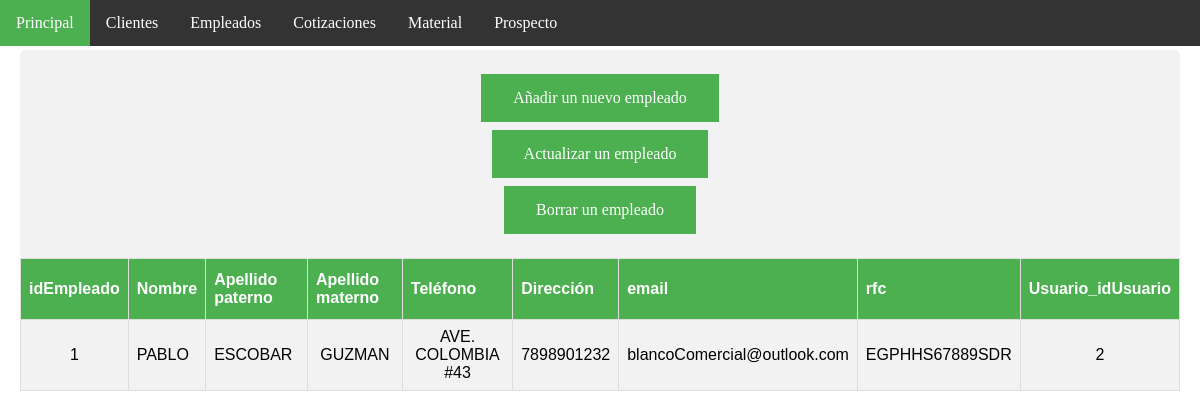
The page /empleadoAdmon.php on the database as committed earlier.
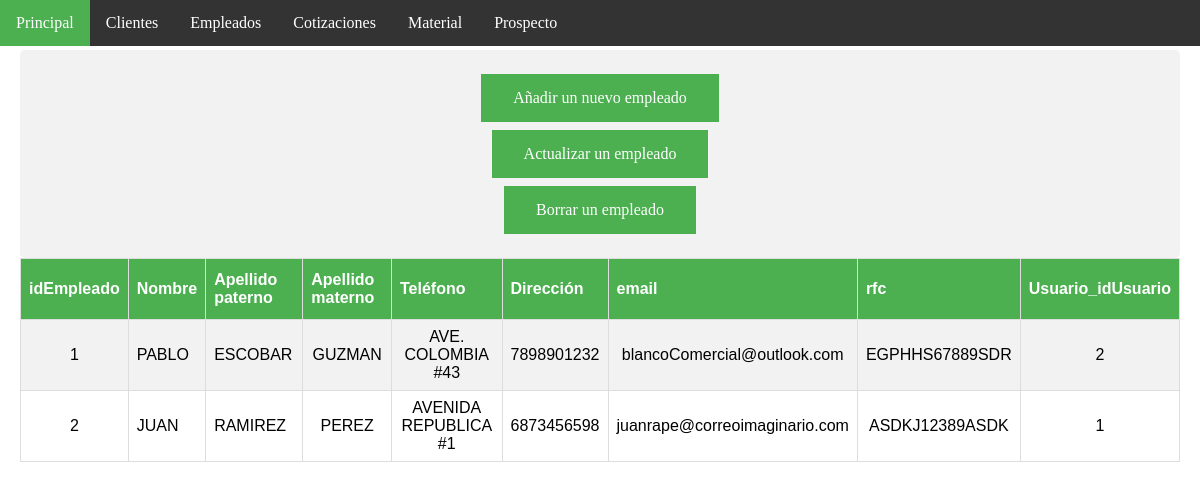
The same page on the database as committed later.
### tables this page shows
CREATE TABLE `empleado` (
  `idEmpleado` int(11) NOT NULL AUTO_INCREMENT,
  `nombre` varchar(45) NOT NULL,
  `ape-pat` varchar(45) NOT NULL,
  `ape-mat` varchar(45) NOT NULL,
  `telefono` varchar(45) NOT NULL,
  `direccion` varchar(45) NOT NULL,
  `email` varchar(45) NOT NULL,
  `rfc` varchar(45) NOT NULL,
  `Usuario_idUsuario` int(11) NOT NULL,
  PRIMARY KEY (`idEmpleado`,`Usuario_idUsuario`),
  KEY `fk_Empleado_Usuario1_idx` (`Usuario_idUsuario`),
  CONSTRAINT `fk_Empleado_Usuario1` FOREIGN KEY (`Usuario_idUsuario`) REFERENCES `usuario` (`idUsuario`) ON DELETE NO ACTION ON UPDATE NO ACTION
);

### empleadoAdmon.php (the view, shortened to what this page needs)
<!DOCTYPE html>
<html>
<head>
	<link rel="stylesheet" type="text/css" href="css/page_style.css">
</head>
<body>
<ul>
  <li><a class="active" href="index.php">Principal</a></li>
  <li><a href="clienteAdmon.php">Clientes</a></li>
  <li><a href="empleadoAdmon.php">Empleados</a></li>
  <li><a href="cotizacionAdmon.php">Cotizaciones</a></li>
  <li><a href="materialAdmon.php">Material</a></li>
  <li><a href="prospectoAdmon.php">Prospecto</a></li>
</ul>
<div style="padding:20px;margin-top:30px;height:1500px;">
<div align="center" class="container">
	<a class="buttonSha" href="insertEmpleado.php">Añadir un nuevo empleado</a><br>
	<a class="buttonSha" href="updateEmpleado.php">Actualizar un empleado</a><br>
	<a class="buttonSha" href="deleteEmpleado.php">Borrar un empleado</a><br>
</div>
<?php
	$usuario = "root";
	$servidor = "localhost";
$conexion = mysqli_connect( $servidor, $usuario, "" )
or die ("No se ha podido conectar al servidor BD");
$consulta = "SELECT * FROM empleado";
$resultado = mysqli_query( $conexion, $consulta )
        or die ( "Algo ha ido mal en la consulta a la base de datos");
echo"<center>";
echo "<table>";
	echo "<tr>";
		echo "<th>idEmpleado</th>";
		echo "<th>Nombre</th>";
	    echo "<th>Apellido paterno</th>";
	    echo "<th>Apellido materno</th>";
	    echo "<th>Teléfono</th>";
	    echo "<th>Dirección</th>";
	    echo "<th>email</th>";
	    echo "<th>rfc</th>";
	    echo "<th>Usuario_idUsuario</th>";
	echo "</tr>";
	while ($registro = mysqli_fetch_array( $resultado ))
		{
		echo "<tr>";
		echo "<td align='center'>" . $registro['idEmpleado'] . "</td><td>" . $registro['nombre'] . "</td>";
		echo "<td>".$registro['ape-pat']."</td>";
		echo "<td align='center'>".$registro['ape-mat']. "</td>";
		echo "<td align='center'>".$registro['direccion']. "</td>";
		echo "<td align='center'>".$registro['telefono']. "</td>";
		echo "<td align='center'>".$registro['email']. "</td>";
		echo "<td align='center'>".$registro['rfc']. "</td>";
		echo "<td align='center'>".$registro['Usuario_idUsuario']. "</td>";
	echo "</tr>";
		}
	echo "</table>";
 ?>
</div>
</body>
</html>

### css/page_style.css (style rules this page uses)
.buttonSha { background-color: #4CAF50; border: none; color: white; padding: 15px 32px; text-align: center; text-decoration: none; display: inline-block; font-size: 16px; margin: 4px 2px; cursor: pointer; -webkit-transition-duration: 0.4s; transition-duration: 0.4s; }
table { font-family: "Trebuchet MS", Arial, Helvetica, sans-serif; border-collapse: collapse; width: 100%; }
td,th { border: 1px solid #ddd; padding: 8px; }
tr:nth-child(even) { background-color: #f2f2f2; }
th { padding-top: 12px; padding-bottom: 12px; text-align: left; background-color: #4CAF50; color: white; }
* { box-sizing: border-box; }
.container { border-radius: 5px; background-color: #f2f2f2; padding: 20px; }
body { margin:0; }
ul { list-style-type: none; margin: 0; padding: 0; overflow: hidden; background-color: #333; position: fixed; top: 0; width: 100%; }
li { float: left; }
li a { display: block; color: white; text-align: center; padding: 14px 16px; text-decoration: none; }
.active { background-color: #4CAF50; }

Rows that differ between the two databases and show on the page:
added empleado: idEmpleado "2", nombre "JUAN", value "RAMIREZ", value "PEREZ", direccion "AVENIDA REPUBLICA #1", telefono "6873456598", email "juanrape@correoimaginario.com", rfc "ASDKJ12389ASDK", Usuario_idUsuario "1"
